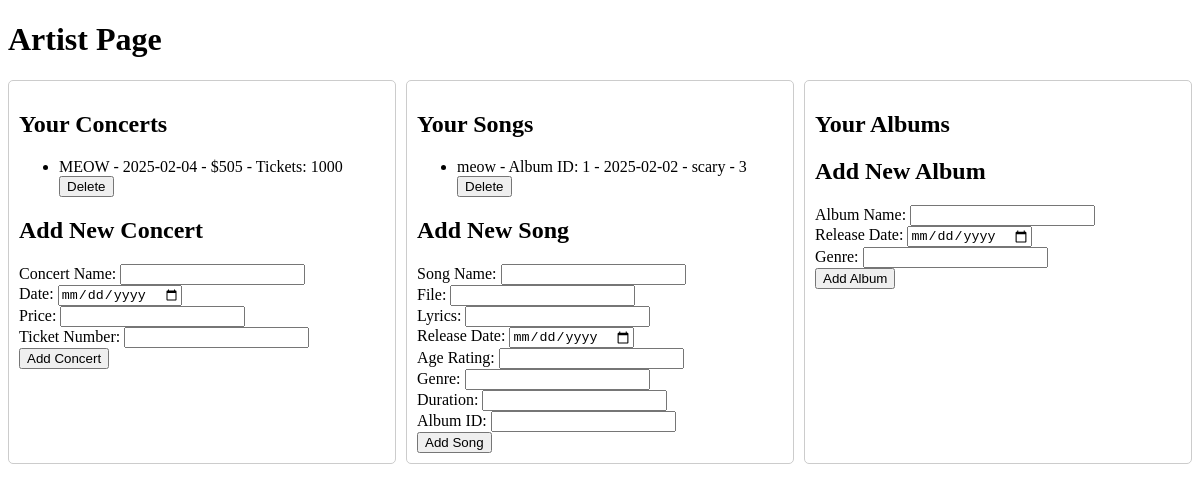
The app's page /artist_page (signed in), older data.
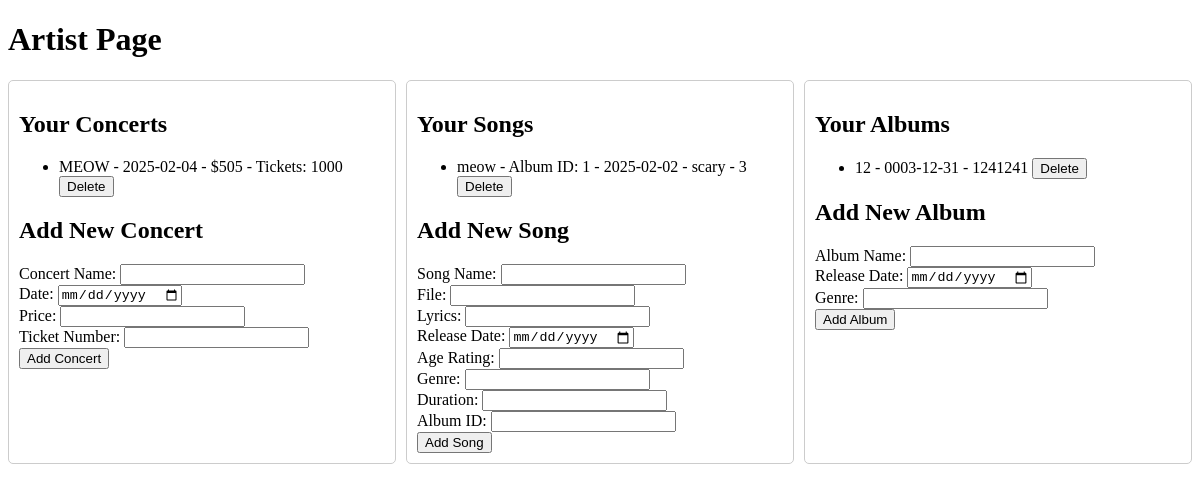
The same page, newer data.
### tables this page shows
CREATE TABLE concerts (
                    concert_id INTEGER PRIMARY KEY AUTOINCREMENT,
                    name TEXT NOT NULL,
                    date TEXT NOT NULL,
                    price DECIMAL(10, 2) NOT NULL,
                    ticket_number INTEGER NOT NULL,
                    user_id TEXT NOT NULL,
                    FOREIGN KEY (user_id) REFERENCES USERS (user_id)
                );

CREATE TABLE SONGS (
                song_id INTEGER PRIMARY KEY AUTOINCREMENT,
                name TEXT,
                file TEXT,
                lyrics TEXT,
                release_date DATE,
                age_rating INTEGER CHECK(age_rating >= 9 AND age_rating <= 120),
                genre TEXT,
                duration INTEGER,
                is_limited BOOLEAN DEFAULT 0,
                album_id INTEGER,
                user_id TEXT,
                FOREIGN KEY (album_id) REFERENCES ALBUM (album_id),
                FOREIGN KEY (user_id) REFERENCES USERS (user_id)
            );

CREATE TABLE ALBUM (
                album_id INTEGER PRIMARY KEY AUTOINCREMENT,
                name TEXT,
                release_date DATE,
                genre TEXT,
                user_id TEXT,
                FOREIGN KEY (user_id) REFERENCES USERS (user_id)
            );

### app.py (the view, shortened to what this page needs)
@app.route("/artist_page", methods=["GET", "POST"])
def artist_page():
    if "user_id" in session and session.get("is_artist"):
        user_id = session["user_id"]
        try:
            with sqlite3.connect("database.db") as connect:
                cursor = connect.cursor()
                cursor.execute(
                    "SELECT concert_id, name, date, price, ticket_number FROM concerts WHERE user_id = ?",
                    (user_id,),
                )
                concerts = cursor.fetchall()
                cursor.execute(
                    "SELECT song_id, name, album_id, release_date, genre, duration FROM songs WHERE user_id = ?",
                    (user_id,),
                )
                songs = cursor.fetchall()
                cursor.execute(
                    "SELECT album_id, name, release_date, genre FROM ALBUM WHERE user_id = ?",
                    (user_id,),
                )
                albums = cursor.fetchall()
            return render_template(
                "artist.html", concerts=concerts, songs=songs, albums=albums, user_id=user_id
            )
        except Exception as e:
            logging.error(f"Error fetching artist page: {e}")
            flash("An error occurred while fetching the artist page.")
            return redirect(url_for("user"))
    else:
        flash("Access denied: You are not an artist.")
        return redirect(url_for("user"))

### templates/artist.html (shortened to what this page needs)
<!DOCTYPE html>
<html lang="en">
<head>
</head>
<body>
    <h1>Artist Page</h1>
    <div class="grid-container">
        <div class="grid-item">
            <h2>Your Concerts</h2>
            <ul>
                {% for concert in concerts %}
                <li>
                    {{ concert[1] }} - {{ concert[2] }} - ${{ concert[3] }} - Tickets: {{ concert[4] }}
                    <form action="{{ url_for('artist_page') }}" method="POST" style="display:inline;">
                        <button type="submit">Delete</button>
                    </form>
                </li>
                {% endfor %}
            </ul>
            <h2>Add New Concert</h2>
            <form action="{{ url_for('artist_page') }}" method="POST">
                <label for="name">Concert Name:</label>
                <input type="text" id="name" name="name" required><br>
                <label for="date">Date:</label>
                <input type="date" id="date" name="date" required><br>
                <label for="price">Price:</label>
                <input type="number" id="price" name="price" required><br>
                <label for="ticket_number">Ticket Number:</label>
                <input type="number" id="ticket_number" name="ticket_number" required><br>
                <button type="submit">Add Concert</button>
            </form>
        </div>
        <div class="grid-item">
            <h2>Your Songs</h2>
            <ul>
                {% for song in songs %}
                <li>
                    {{ song[1] }} - Album ID: {{ song[2] }} - {{ song[3] }} - {{ song[4] }} - {{ song[5] }}
                    <form action="{{ url_for('artist_page') }}" method="POST" style="display:inline;">
                        <button type="submit">Delete</button>
                    </form>
                </li>
                {% endfor %}
            </ul>
            <h2>Add New Song</h2>
            <form action="{{ url_for('artist_page') }}" method="POST">
                <label for="song_name">Song Name:</label>
                <input type="text" id="song_name" name="song_name" required><br>
                <label for="file">File:</label>
                <input type="text" id="file" name="file" required><br>
                <label for="lyrics">Lyrics:</label>
                <input type="text" id="lyrics" name="lyrics" required><br>
                <label for="release_date">Release Date:</label>
                <input type="date" id="release_date" name="release_date" value="{{ current_date }}" required><br>
                <label for="age_rating">Age Rating:</label>
                <input type="number" id="age_rating" name="age_rating" required><br>
                <label for="genre">Genre:</label>
                <input type="text" id="genre" name="genre" required><br>
                <label for="duration">Duration:</label>
                <input type="number" id="duration" name="duration" required><br>
                <label for="album_id">Album ID:</label>
                <input type="number" id="album_id" name="album_id"><br>
                <button type="submit">Add Song</button>
            </form>
        </div>
        <div class="grid-item">
            <h2>Your Albums</h2>
            <ul>
                {% for album in albums %}
                <li>
                    {{ album[1] }} - {{ album[2] }} - {{ album[3] }}
                    <form action="{{ url_for('artist_page') }}" method="POST" style="display:inline;">
                        <button type="submit">Delete</button>
                    </form>
                </li>
                {% endfor %}
            </ul>
            <h2>Add New Album</h2>
            <form action="{{ url_for('artist_page') }}" method="POST">
                <label for="album_name">Album Name:</label>
                <input type="text" id="album_name" name="album_name" required><br>
                <label for="release_date">Release Date:</label>
                <input type="date" id="release_date" name="release_date" value="{{ current_date }}" required><br>
                <label for="genre">Genre:</label>
                <input type="text" id="genre" name="genre" required><br>
                <button type="submit">Add Album</button>
            </form>
        </div>
    </div>
</body>
</html>

### templates/artist.html (style rules this page uses)
.grid-container { display: grid; grid-template-columns: repeat(3, 1fr); gap: 10px; }
.grid-item { border: 1px solid #ccc; padding: 10px; border-radius: 5px; }

Row changes from the older to the newer data that the page shows:
added ALBUM: name "12", release_date "0003-12-31", genre "1241241"
